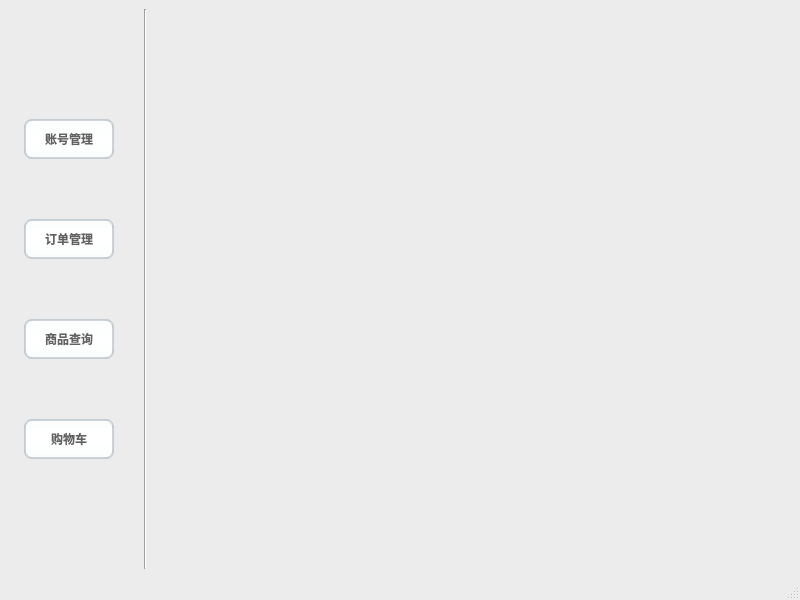
<?xml version="1.0" encoding="UTF-8"?>
<ui version="4.0">
 <class>MainWindow2</class>
 <widget class="QMainWindow" name="MainWindow2">
  <property name="geometry">
   <rect>
    <x>0</x>
    <y>0</y>
    <width>800</width>
    <height>600</height>
   </rect>
  </property>
  <property name="windowTitle">
   <string>MainWindow</string>
  </property>
  <property name="styleSheet">
   <string notr="true">/*
 * MacOS Style Sheet for QT Applications
 * Author: Jaime A. Quiroga P.
 * Company: GTRONICK
 * Last updated: 25/12/2020, 23:10.
 * Available at: https://github.com/GTRONICK/QSS/blob/master/MacOS.qss
 */
QMainWindow {
    background-color:#ececec;
}
QPushButton, QToolButton, QCommandLinkButton{
    padding: 0 5px 0 5px;
    border-style: solid;
    border-top-color: qlineargradient(spread:pad, x1:0, y1:0, x2:0, y2:1, stop:0 #c1c9cf, stop:1 #d2d8dd);
    border-right-color: qlineargradient(spread:pad, x1:1, y1:0, x2:0, y2:0, stop:0 #c1c9cf, stop:1 #d2d8dd);
    border-bottom-color: qlineargradient(spread:pad, x1:0, y1:1, x2:0, y2:0, stop:0 #c1c9cf, stop:1 #d2d8dd);
    border-left-color: qlineargradient(spread:pad, x1:0, y1:0, x2:1, y2:0, stop:0 #c1c9cf, stop:1 #d2d8dd);
    border-width: 2px;
    border-radius: 8px;
    color: #616161;
    font-weight: bold;
    background-color: qlineargradient(spread:pad, x1:0.5, y1:0, x2:0.5, y2:1, stop:0 #fbfdfd, stop:0.5 #ffffff, stop:1 #fbfdfd);
}
QPushButton::default, QToolButton::default, QCommandLinkButton::default{
    border: 2px solid transparent;
    color: #FFFFFF;
    background-color: qlineargradient(spread:pad, x1:0.5, y1:0, x2:0.5, y2:1, stop:0 #84afe5, stop:1 #1168e4);
}
QPushButton:hover, QToolButton:hover, QCommandLinkButton:hover{
    color: #3d3d3d;
}
QPushButton:pressed, QToolButton:pressed, QCommandLinkButton:pressed{
    color: #aeaeae;
    background-color: qlineargradient(spread:pad, x1:0.5, y1:0, x2:0.5, y2:1, stop:0 #ffffff, stop:0.5 #fbfdfd, stop:1 #ffffff);
}
QPushButton:disabled, QToolButton:disabled, QCommandLinkButton:disabled{
    color: #616161;
    background-color: qlineargradient(spread:pad, x1:0.5, y1:0, x2:0.5, y2:1, stop:0 #dce7eb, stop:0.5 #e0e8eb, stop:1 #dee7ec);
}
QLineEdit, QTextEdit, QPlainTextEdit, QSpinBox, QDoubleSpinBox, QTimeEdit, QDateEdit, QDateTimeEdit {
    border-width: 2px;
    border-radius: 8px;
    border-style: solid;
    border-top-color: qlineargradient(spread:pad, x1:0.5, y1:1, x2:0.5, y2:0, stop:0 #c1c9cf, stop:1 #d2d8dd);
    border-right-color: qlineargradient(spread:pad, x1:0, y1:0, x2:1, y2:0, stop:0 #c1c9cf, stop:1 #d2d8dd);
    border-bottom-color: qlineargradient(spread:pad, x1:0.5, y1:0, x2:0.5, y2:1, stop:0 #c1c9cf, stop:1 #d2d8dd);
    border-left-color: qlineargradient(spread:pad, x1:1, y1:0, x2:0, y2:0, stop:0 #c1c9cf, stop:1 #d2d8dd);
    background-color: #f4f4f4;
    color: #3d3d3d;
}
QLineEdit:focus, QTextEdit:focus, QPlainTextEdit:focus, QSpinBox:focus, QDoubleSpinBox:focus, QTimeEdit:focus, QDateEdit:focus, QDateTimeEdit:focus {
    border-width: 2px;
    border-radius: 8px;
    border-style: solid;
    border-top-color: qlineargradient(spread:pad, x1:0.5, y1:1, x2:0.5, y2:0, stop:0 #85b7e3, stop:1 #9ec1db);
    border-right-color: qlineargradient(spread:pad, x1:0, y1:0, x2:1, y2:0, stop:0 #85b7e3, stop:1 #9ec1db);
    border-bottom-color: qlineargradient(spread:pad, x1:0.5, y1:0, x2:0.5, y2:1, stop:0 #85b7e3, stop:1 #9ec1db);
    border-left-color: qlineargradient(spread:pad, x1:1, y1:0, x2:0, y2:0, stop:0 #85b7e3, stop:1 #9ec1db);
    background-color: #f4f4f4;
    color: #3d3d3d;
}
QLineEdit:disabled, QTextEdit:disabled, QPlainTextEdit:disabled, QSpinBox:disabled, QDoubleSpinBox:disabled, QTimeEdit:disabled, QDateEdit:disabled, QDateTimeEdit:disabled {
    color: #b9b9b9;
}
QSpinBox::up-button, QDoubleSpinBox::up-button, QTimeEdit::up-button, QDateEdit::up-button, QDateTimeEdit::up-button {
    subcontrol-origin: padding;
    subcontrol-position: top right;
    width: 15px;
    color: #272727;
    border-left-width: 1px;
    border-left-color: darkgray;
    border-left-style: solid;
    border-top-right-radius: 3px;
    padding: 3px;
}
QSpinBox::down-button, QDoubleSpinBox::down-button, QTimeEdit::down-button, QDateEdit::down-button, QDateTimeEdit::down-button {
    subcontrol-origin: padding;
    subcontrol-position: bottom right;
    width: 15px;
    color: #272727;
    border-left-width: 1px;
    border-left-color: darkgray;
    border-left-style: solid;
    border-bottom-right-radius: 3px;
    padding: 3px;
}
QSpinBox::up-button:pressed, QDoubleSpinBox::up-button:pressed, QTimeEdit::up-button:pressed, QDateEdit::up-button:pressed, QDateTimeEdit::up-button:pressed {
    color: #aeaeae;
    background-color: qlineargradient(spread:pad, x1:0.5, y1:0, x2:0.5, y2:1, stop:0 #ffffff, stop:0.5 #fbfdfd, stop:1 #ffffff);
}
QSpinBox::down-button:pressed, QDoubleSpinBox::down-button:pressed, QTimeEdit::down-button:pressed, QDateEdit::down-button:pressed, QDateTimeEdit::down-button:pressed {
    color: #aeaeae;
    background-color: qlineargradient(spread:pad, x1:0.5, y1:0, x2:0.5, y2:1, stop:0 #ffffff, stop:0.5 #fbfdfd, stop:1 #ffffff);
}
QSpinBox::up-button:hover, QDoubleSpinBox::up-button:hover, QTimeEdit::up-button:hover, QDateEdit::up-button:hover, QDateTimeEdit::up-button:hover {
    color: #FFFFFF;
    border-top-right-radius: 5px;
    background-color: qlineargradient(spread:pad, x1:0.5, y1:0, x2:0.5, y2:1, stop:0 #84afe5, stop:1 #1168e4);
    
}
QSpinBox::down-button:hover, QDoubleSpinBox::down-button:hover, QTimeEdit::down-button:hover, QDateEdit::down-button:hover, QDateTimeEdit::down-button:hover {
    color: #FFFFFF;
    border-bottom-right-radius: 5px;
    background-color: qlineargradient(spread:pad, x1:0.5, y1:0, x2:0.5, y2:1, stop:0 #84afe5, stop:1 #1168e4);
}
QSpinBox::up-arrow, QDoubleSpinBox::up-arrow, QTimeEdit::up-arrow, QDateEdit::up-arrow, QDateTimeEdit::up-arrow {
    image: url(/usr/share/icons/Adwaita/16x16/actions/go-up-symbolic.symbolic.png);
}
QSpinBox::down-arrow, QDoubleSpinBox::down-arrow, QTimeEdit::down-arrow, QDateEdit::down-arrow, QDateTimeEdit::down-arrow {
    image: url(/usr/share/icons/Adwaita/16x16/actions/go-down-symbolic.symbolic.png);
}
QProgressBar {
    max-height: 8px;
    text-align: center;
    font: italic bold 11px;
    color: #3d3d3d;
    border: 1px solid transparent;
    border-radius:4px;
    background-color: qlineargradient(spread:pad, x1:0, y1:0, x2:0, y2:1, stop:0 #ddd5d5, stop:0.5 #dad3d3, stop:1 #ddd5d5);
}
QProgressBar::chunk {
    background-color: qlineargradient(spread:pad, x1:0, y1:0, x2:0, y2:1, stop:0 #467dd1, stop:0.5 #3b88fc, stop:1 #467dd1);
    border-radius: 4px;
}
QProgressBar:disabled {
    color: #616161;
}
QProgressBar::chunk:disabled {
    background-color: #aeaeae;
}
QSlider::groove {
    border: 1px solid #bbbbbb;
    background-color: #52595d;
    border-radius: 4px;
}
QSlider::groove:horizontal {
    height: 6px;
}
QSlider::groove:vertical {
    width: 6px;
}
QSlider::handle:horizontal {
    background: #ffffff;
    border-style: solid;
    border-width: 1px;
    border-color: rgb(207,207,207);
    width: 12px;
    margin: -5px 0;
    border-radius: 7px;
}
QSlider::handle:vertical {
    background: #ffffff;
    border-style: solid;
    border-width: 1px;
    border-color: rgb(207,207,207);
    height: 12px;
    margin: 0 -5px;
    border-radius: 7px;
}
QSlider::add-page, QSlider::sub-page {
    border: 1px transparent;
    background-color: #52595d;
    border-radius: 4px;
}
QSlider::add-page:horizontal {
    background: qlineargradient(spread:pad, x1:0, y1:0, x2:0, y2:1, stop:0 #ddd5d5, stop:0.5 #dad3d3, stop:1 #ddd5d5);
}
QSlider::sub-page:horizontal {
    background-color: qlineargradient(spread:pad, x1:0, y1:0, x2:1, y2:0, stop:0 #467dd1, stop:0.5 #3b88fc, stop:1 #467dd1);
}
QSlider::add-page:vertical {
    background-color: qlineargradient(spread:pad, x1:0, y1:0, x2:0, y2:1, stop:0 #467dd1, stop:0.5 #3b88fc, stop:1 #467dd1);
}
QSlider::sub-page:vertical {
    background: qlineargradient(spread:pad, x1:0, y1:0, x2:1, y2:0, stop:0 #ddd5d5, stop:0.5 #dad3d3, stop:1 #ddd5d5);
}
QSlider::add-page:horizontal:disabled, QSlider::sub-page:horizontal:disabled, QSlider::add-page:vertical:disabled, QSlider::sub-page:vertical:disabled {
    background: #b9b9b9;
}
QComboBox, QFontComboBox {
    border-width: 2px;
    border-radius: 8px;
    border-style: solid;
    border-top-color: qlineargradient(spread:pad, x1:0.5, y1:1, x2:0.5, y2:0, stop:0 #c1c9cf, stop:1 #d2d8dd);
    border-right-color: qlineargradient(spread:pad, x1:0, y1:0, x2:1, y2:0, stop:0 #c1c9cf, stop:1 #d2d8dd);
    border-bottom-color: qlineargradient(spread:pad, x1:0.5, y1:0, x2:0.5, y2:1, stop:0 #c1c9cf, stop:1 #d2d8dd);
    border-left-color: qlineargradient(spread:pad, x1:1, y1:0, x2:0, y2:0, stop:0 #c1c9cf, stop:1 #d2d8dd);
    background-color: #f4f4f4;
    color: #272727;
    padding-left: 5px;
}
QComboBox:editable, QComboBox:!editable, QComboBox::drop-down:editable, QComboBox:!editable:on, QComboBox::drop-down:editable:on {
    background: #ffffff;
}
QComboBox::drop-down {
    subcontrol-origin: padding;
    subcontrol-position: top right;
    width: 15px;
    color: #272727;
    border-left-width: 1px;
    border-left-color: darkgray;
    border-left-style: solid;
    border-top-right-radius: 3px;
    border-bottom-right-radius: 3px;
}
QComboBox::down-arrow {
    image: url(/usr/share/icons/Adwaita/16x16/actions/go-down-symbolic.symbolic.png); /*Adawaita icon thene*/
}

QComboBox::down-arrow:on {
    top: 1px;
    left: 1px;
}
QComboBox QAbstractItemView {
    border: 1px solid darkgray;
    border-radius: 8px;
    selection-background-color: #dadada;
    selection-color: #272727;
    color: #272727;
    background: white;
}
QLabel, QCheckBox, QRadioButton {
    color: #272727;
}
QCheckBox {
    padding: 2px;
}
QCheckBox:disabled, QRadioButton:disabled {
    color: #808086;
    padding: 2px;
}

QCheckBox:hover {
    border-radius:4px;
    border-style:solid;
    padding-left: 1px;
    padding-right: 1px;
    padding-bottom: 1px;
    padding-top: 1px;
    border-width:1px;
    border-color: transparent;
}
QCheckBox::indicator:checked {
    image: url(/usr/share/icons/Adwaita/16x16/actions/object-select-symbolic.symbolic.png);
    height: 15px;
    width: 15px;
    border-style:solid;
    border-width: 1px;
    border-color: #48a5fd;
    color: #ffffff;
    border-radius: 3px;
    background-color: qlineargradient(spread:pad, x1:0, y1:0, x2:0, y2:1, stop:0 #48a5fd, stop:0.5 #329cfb, stop:1 #48a5fd);
}
QCheckBox::indicator:unchecked {
    
    height: 15px;
    width: 15px;
    border-style:solid;
    border-width: 1px;
    border-color: #48a5fd;
    border-radius: 3px;
    background-color: #fbfdfa;
}
QLCDNumber {
    color: #616161;;
}
QMenuBar {
    background-color: #ececec;
}
QMenuBar::item {
    color: #616161;
    spacing: 3px;
    padding: 1px 4px;
    background-color: #ececec;
}

QMenuBar::item:selected {
    background-color: #dadada;
    color: #3d3d3d;
}
QMenu {
    background-color: #ececec;
}
QMenu::item:selected {
    background-color: #dadada;
    color: #3d3d3d;
}
QMenu::item {
    color: #616161;;
    background-color: #e0e0e0;
}
QTabWidget {
    color:rgb(0,0,0);
    background-color:#000000;
}
QTabWidget::pane {
    border-color: #050a0e;
    background-color: #e0e0e0;
    border-width: 1px;
    border-radius: 4px;
    position: absolute;
    top: -0.5em;
    padding-top: 0.5em;
}

QTabWidget::tab-bar {
    alignment: center;
}

QTabBar::tab {
    border-bottom: 1px solid #c0c0c0;
    padding: 3px;
    color: #272727;
    background-color: #fefefc;
    margin-left:0px;
}
QTabBar::tab:!last {
    border-right: 1px solid;
    border-right-color: #c0c0c0;
    border-bottom-color: #c0c0c0;
}
QTabBar::tab:first {
    border-top-left-radius: 4px;
    border-bottom-left-radius: 4px;
}
QTabBar::tab:last {
    border-top-right-radius: 4px;
    border-bottom-right-radius: 4px;
}
QTabBar::tab:selected, QTabBar::tab:last:selected, QTabBar::tab:hover {
    color: #FFFFFF;
    background-color: qlineargradient(spread:pad, x1:0.5, y1:0, x2:0.5, y2:1, stop:0 #84afe5, stop:1 #1168e4);
}
QRadioButton::indicator {
    height: 14px;
    width: 14px;
    border-style:solid;
    border-radius:7px;
    border-width: 1px;
}
QRadioButton::indicator:checked {
    border-color: #48a5fd;
    background-color: qradialgradient(cx:0.5, cy:0.5, radius:0.4,fx:0.5, fy:0.5, stop:0 #ffffff, stop:0.5 #ffffff, stop:0.6 #48a5fd, stop:1 #48a5fd);
}
QRadioButton::indicator:!checked {
    border-color: #a9b7c6;
    background-color: #fbfdfa;
}
QStatusBar {
    color:#027f7f;
}

QDial {
    background: #16a085;
}

QToolBox {
    color: #a9b7c6;
    background-color: #222b2e;
}
QToolBox::tab {
    color: #a9b7c6;
    background-color:#222b2e;
}
QToolBox::tab:selected {
    color: #FFFFFF;
    background-color:#222b2e;
}
QScrollArea {
    color: #FFFFFF;
    background-color:#222b2e;
}

QScrollBar:horizontal {
	max-height: 10px;
	border: 1px transparent grey;
	margin: 0px 20px 0px 20px;
	background: transparent;
}
QScrollBar:vertical {
	max-width: 10px;
	border: 1px transparent grey;
	margin: 20px 0px 20px 0px;
	background: transparent;
}
QScrollBar::handle:vertical, QScrollBar::handle:horizontal {
	background: #52595d;
	border-style: transparent;
	border-radius: 4px;
	min-height: 25px;
}
QScrollBar::handle:horizontal:hover, QScrollBar::handle:vertical:hover {
	background: qlineargradient(spread:pad, x1:0, y1:0, x2:1, y2:0, stop:0 #467dd1, stop:0.5 #3b88fc, stop:1 #467dd1);
}
QScrollBar::add-line, QScrollBar::sub-line {
    border: 2px transparent grey;
    border-radius: 4px;
    subcontrol-origin: margin;
    background: #b9b9b9;
}
QScrollBar::add-line:horizontal {
    width: 20px;
    subcontrol-position: right;
}
QScrollBar::add-line:vertical {
    height: 20px;
    subcontrol-position: bottom;
}
QScrollBar::sub-line:horizontal {
    width: 20px;
    subcontrol-position: left;
}
QScrollBar::sub-line:vertical {
    height: 20px;
    subcontrol-position: top;
}
QScrollBar::add-line:vertical:pressed, QScrollBar::add-line:horizontal:pressed, QScrollBar::sub-line:horizontal:pressed, QScrollBar::sub-line:vertical:pressed {
    background: qlineargradient(spread:pad, x1:0, y1:0, x2:1, y2:0, stop:0 #467dd1, stop:0.5 #3b88fc, stop:1 #467dd1);
}
QScrollBar::add-page:horizontal, QScrollBar::sub-page:horizontal, QScrollBar::add-page:vertical, QScrollBar::sub-page:vertical {
    background: none;
}
QScrollBar::up-arrow:vertical {
    image: url(/usr/share/icons/Adwaita/16x16/actions/go-up-symbolic.symbolic.png);
}
QScrollBar::down-arrow:vertical {
    image: url(/usr/share/icons/Adwaita/16x16/actions/go-down-symbolic.symbolic.png);
}
QScrollBar::left-arrow:horizontal {
    image: url(/usr/share/icons/Adwaita/16x16/actions/go-previous-symbolic.symbolic.png);
}
QScrollBar::right-arrow:horizontal {
    image: url(/usr/share/icons/Adwaita/16x16/actions/go-next-symbolic.symbolic.png);
}
</string>
  </property>
  <widget class="QWidget" name="centralwidget">
   <layout class="QVBoxLayout" name="verticalLayout_2">
    <item>
     <layout class="QGridLayout" name="gridLayout">
      <property name="leftMargin">
       <number>15</number>
      </property>
      <property name="horizontalSpacing">
       <number>30</number>
      </property>
      <property name="verticalSpacing">
       <number>10</number>
      </property>
      <item row="0" column="0">
       <layout class="QVBoxLayout" name="verticalLayout">
        <property name="spacing">
         <number>60</number>
        </property>
        <item>
         <spacer name="verticalSpacer">
          <property name="orientation">
           <enum>Qt::Vertical</enum>
          </property>
          <property name="sizeHint" stdset="0">
           <size>
            <width>20</width>
            <height>40</height>
           </size>
          </property>
         </spacer>
        </item>
        <item>
         <widget class="QPushButton" name="AccountButton">
          <property name="sizePolicy">
           <sizepolicy hsizetype="Minimum" vsizetype="Minimum">
            <horstretch>0</horstretch>
            <verstretch>0</verstretch>
           </sizepolicy>
          </property>
          <property name="minimumSize">
           <size>
            <width>90</width>
            <height>40</height>
           </size>
          </property>
          <property name="text">
           <string>账号管理</string>
          </property>
         </widget>
        </item>
        <item>
         <widget class="QPushButton" name="OrderButton">
          <property name="sizePolicy">
           <sizepolicy hsizetype="Minimum" vsizetype="Minimum">
            <horstretch>0</horstretch>
            <verstretch>0</verstretch>
           </sizepolicy>
          </property>
          <property name="minimumSize">
           <size>
            <width>90</width>
            <height>40</height>
           </size>
          </property>
          <property name="text">
           <string>订单管理</string>
          </property>
         </widget>
        </item>
        <item>
         <widget class="QPushButton" name="ProductButton">
          <property name="sizePolicy">
           <sizepolicy hsizetype="Minimum" vsizetype="Minimum">
            <horstretch>0</horstretch>
            <verstretch>0</verstretch>
           </sizepolicy>
          </property>
          <property name="minimumSize">
           <size>
            <width>90</width>
            <height>40</height>
           </size>
          </property>
          <property name="text">
           <string>商品查询</string>
          </property>
         </widget>
        </item>
        <item>
         <widget class="QPushButton" name="CartButton">
          <property name="minimumSize">
           <size>
            <width>90</width>
            <height>40</height>
           </size>
          </property>
          <property name="text">
           <string>购物车</string>
          </property>
         </widget>
        </item>
        <item>
         <spacer name="verticalSpacer_2">
          <property name="orientation">
           <enum>Qt::Vertical</enum>
          </property>
          <property name="sizeHint" stdset="0">
           <size>
            <width>20</width>
            <height>40</height>
           </size>
          </property>
         </spacer>
        </item>
       </layout>
      </item>
      <item row="0" column="1">
       <widget class="Line" name="line">
        <property name="orientation">
         <enum>Qt::Vertical</enum>
        </property>
       </widget>
      </item>
      <item row="0" column="2">
       <spacer name="horizontalSpacer">
        <property name="orientation">
         <enum>Qt::Horizontal</enum>
        </property>
        <property name="sizeHint" stdset="0">
         <size>
          <width>40</width>
          <height>20</height>
         </size>
        </property>
       </spacer>
      </item>
     </layout>
    </item>
   </layout>
  </widget>
  <widget class="QMenuBar" name="menubar">
   <property name="geometry">
    <rect>
     <x>0</x>
     <y>0</y>
     <width>800</width>
     <height>19</height>
    </rect>
   </property>
  </widget>
  <widget class="QStatusBar" name="statusbar"/>
 </widget>
 <resources/>
 <connections/>
</ui>
